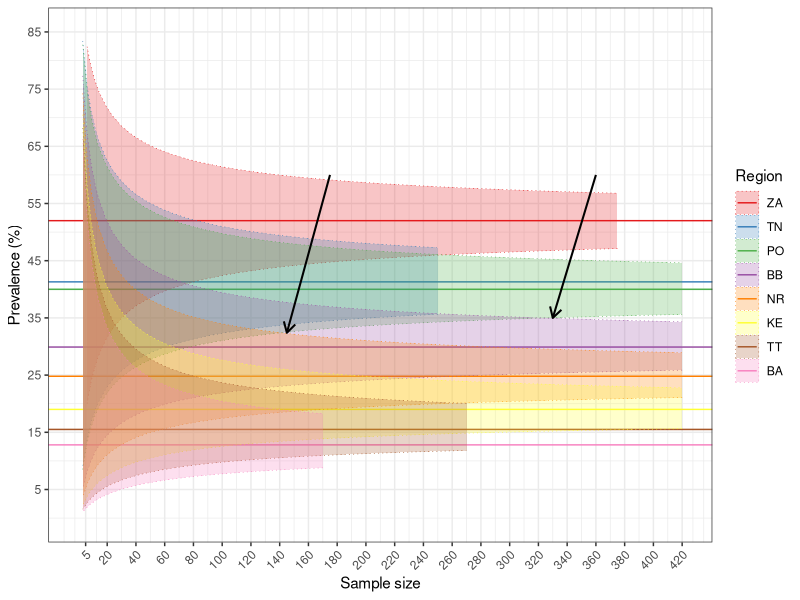

Write R code to recreate this figure.
# Load necessary packages
library(ggplot2)
library(dplyr)
library(RColorBrewer)
library(patchwork)
library(tidyr)

# Empirical data on the prevalence of Echinococcus multilocularis in red foxes from eight regions in Slovakia were accumulated over 5 years (2000, 2001, 2002, 2005/2006, and 2007), as reported by Miterpáková and Dubinský (2011) DOI: 10.2478/s11687-011-0023-5
empirical_data <- data.frame(
  Region = c("ZA", "TN", "PO", "BB", "NR", "KE", "TT", "BA"),
  dissected = c(379, 254, 647, 762, 476, 670, 271, 172),
  infected = c(197, 105, 259, 228, 118, 127, 42, 22),
  proportion = c(0.520, 0.413, 0.400, 0.299, 0.248, 0.190, 0.155, 0.128),
  Population = c(6809, 4502, 8973, 9454, 6344, 6754, 4146, 2053)
)

# Parameters
n_vals <- c(3, 6, 9, 12, 14, 19, 24, 30, 35, 40, 45, 50, 55, 60, 65, 70, 75, 80, 85, 90, 95, 100, 105, 110, 115, 120, 125, 130, 135, 140, 145, 150, 155, 160, 165, 170, 175, 180, 185, 190, 195, 200, 205, 210, 215, 220, 225, 230, 235, 240, 245, 250, 255, 260, 265, 270, 275, 280, 285, 290, 295, 300, 305, 310, 315, 320, 325, 330, 335, 340, 345, 350, 355, 360, 365, 370, 375, 380, 385, 390, 395, 400, 405, 410, 415, 420)

# Population sizes
population_sizes <- c("BA" = 1481, "TT" = 2991, "NR" = 4577, "TN" = 3248, "ZA" = 4913, "BB" = 6821, "KE" = 4873, "PO" = 6474)

# CONF.prop function (Wilson CI with population correction)
CONF.prop <- function(alpha, x = NULL,
                      sample.prop = mean(x), n = length(x),
                      N = Inf, unsampled = FALSE) {
  if (!is.numeric(alpha) || length(alpha) != 1 || alpha < 0 || alpha > 1) {
    stop('Error: alpha should be a single numeric value between 0 and 1')
  }
  if ((!missing(x) && !missing(sample.prop)) || (missing(x) && missing(sample.prop))) {
    stop('Error: specify data or sample proportion but not both')
  }
  if (!missing(x)) {
    if (is.logical(x)) x <- x + 0
    if (!is.numeric(x) || !all(x %in% c(0L, 1L))) {
      stop('Error: x should be binary data')
    }
    P <- mean(x)
    n <- length(x)
  } else {
    P <- sample.prop
  }
  if (!is.numeric(P) || length(P) != 1) {
    stop('Error: sample proportion should be a single numeric value')
  }
  if (!is.numeric(n) || as.integer(n) != n || length(n) != 1 || n < 1) {
    return(list(lower = NA, upper = NA))
  }
  if (alpha == 0) return(list(lower = 0, upper = 1))
  if (alpha == 1) return(list(lower = P, upper = P))

  if ((alpha > 0) && (alpha < 1)) {
    if (N == Inf) {
      psi <- qchisq(1 - alpha, df = 1) / (2 * n)
    } else {
      if (unsampled) {
        psi <- ((N - 1) / (N - n)) * qchisq(1 - alpha, df = 1) / (2 * n)
      } else {
        psi <- ((N - n) / (N - 1)) * qchisq(1 - alpha, df = 1) / (2 * n)
      }
    }
    T1 <- (P + psi) / (1 + 2 * psi)
    T2 <- sqrt(2 * psi * P * (1 - P) + psi^2) / (1 + 2 * psi)
    L <- T1 - T2
    U <- T1 + T2
    return(list(lower = L, upper = U))
  } else {
    return(list(lower = NA, upper = NA))
  }
}

# Function to calculate Wilson CI and precision - FROM EMPIRICAL DATA
calculate_wilson_ci_precision <- function(data_row, n_vals, pop_size = Inf) {
  results <- list()

  for (n in n_vals) {
    if (n > data_row$dissected) {
      results[[as.character(n)]] <- list(ci_lower = NA, ci_upper = NA, precision = NA)
      next
    }

    # Calculate Wilson score interval using CONF.prop
    wilson_ci <- CONF.prop(
      alpha = 0.05,
      sample.prop = data_row$infected / data_row$dissected,
      n = n,
      N = pop_size  # Use the provided population size
    )

    lower_wilson <- wilson_ci$lower * 100
    upper_wilson <- wilson_ci$upper * 100

    # Calculate precision (width of the CI)
    precision <- (upper_wilson - lower_wilson) / 2

    results[[as.character(n)]] <- list(ci_lower = lower_wilson, ci_upper = upper_wilson, precision = precision)
  }

  return(results)
}

# Calculate Wilson CI and precision for each host and year combination
all_wilson_results <- list()
for (i in 1:nrow(empirical_data)) {
  # Determine the population size for the current Host_and_Year
  pop_size <- ifelse(empirical_data$Region[i] %in% names(population_sizes),
                     population_sizes[empirical_data$Region[i]],
                     Inf)

  all_wilson_results[[empirical_data$Region[i]]] <- calculate_wilson_ci_precision(empirical_data[i, ], n_vals, pop_size)
}

# --- Data Preparation for Plotting ---
plot_data <- data.frame(
  n = numeric(),
  Prevalence = numeric(),
  CI_Lower = numeric(),
  CI_Upper = numeric(),
  Precision = numeric(),
  Region = character(),
  stringsAsFactors = FALSE
)

for (region in empirical_data$Region) {
  for (n in n_vals) {
    n_char <- as.character(n)

    # Extract values
    ci_lower_val <- all_wilson_results[[region]][[n_char]]$ci_lower
    ci_upper_val <- all_wilson_results[[region]][[n_char]]$ci_upper
    precision_val <- all_wilson_results[[region]][[n_char]]$precision

    temp_data <- data.frame(
      n = n,
      Prevalence = empirical_data$proportion[empirical_data$Region == region] * 100,
      CI_Lower = ci_lower_val,
      CI_Upper = ci_upper_val,
      Precision = precision_val,
      Region = region
    )

    plot_data <- bind_rows(plot_data, temp_data)
  }
}

# Print the final plot_data
print(plot_data)

#Export data in CSV
write.csv(plot_data, file = "Adjusted CI-Echinoc.csv", row.names = T)

# Reorder Host_and_Year factor based on Prevalence
empirical_data <- empirical_data %>%
  arrange(desc(proportion))

# Convert Host_and_Year to a factor for correct color mapping
plot_data$Region <- factor(plot_data$Region, levels = empirical_data$Region)

# Define a color palette
color_palette <- RColorBrewer::brewer.pal(n = 8, name = "Set1")
names(color_palette) <- levels(plot_data$Region)

# Plot 1: Prevalence and confidence intervals
ggplot(plot_data, aes(x = n, color = Region, group = Region)) +
  geom_hline(aes(yintercept = Prevalence, color = Region),
             linetype = "solid", linewidth = 0.5) +
  geom_ribbon(aes(ymin = CI_Lower, ymax = CI_Upper, fill = Region, color = Region),
              alpha = 0.25,
              linetype = "dotted",
              linewidth = 0.2) +
  # Add vertical lines for n=20, 30 and 100
  annotate("segment", x = 145, xend = 175, y = 32.4, yend = 60,
           linewidth = 0.7, color = "black", arrow = arrow(length = unit(0.3, "cm"), type = "open", ends = "first"))  +
     annotate("segment", x = 330, xend = 360, y = 35, yend = 60,
           linewidth = 0.7, color = "black", arrow = arrow(length = unit(0.3, "cm"), type = "open", ends = "first"))+
    scale_color_manual(values = color_palette) +
  scale_fill_manual(values = color_palette) +
  scale_x_continuous(breaks = c(5, 20, 40, 60, 80, 100, 120, 140, 160, 180, 200, 220, 240, 260, 280, 300, 320, 340, 360, 380, 400, 420),
                     labels = as.character(c(5, 20, 40, 60, 80, 100, 120, 140, 160, 180, 200, 220, 240, 260, 280, 300, 320, 340, 360, 380, 400, 420)),
                     limits = c(0, 420)) +
  scale_y_continuous(breaks = c(5, 15, 25, 35,  45,  55,  65,  75, 85),
                     labels = as.character(c(5, 15, 25, 35,  45,  55,  65,  75, 85)),
                     limits = c(0, 85))+
      labs(
    x = "Sample size",
    y = "Prevalence (%)"
  ) +
  theme_bw() +
  theme(axis.text.x = element_text(angle = 45, hjust = 1))
  
  
